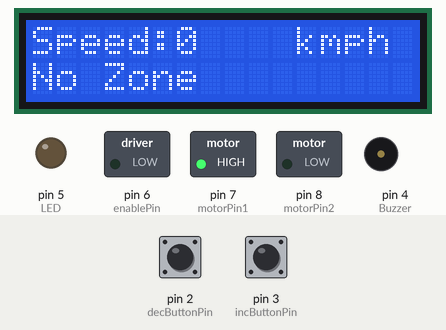
This sketch was run on a simulated Arduino Nano, built with avr-gcc and run on an emulated ATmega328P. On the bench: 16×2 character LCD, switched loads named in the sketch (green lamp = pin HIGH), output pins drawn as LEDs (lit = HIGH), buzzer (waves = sounding, pin HIGH). The test bench sets the inputs (shaded band); at power-on: pin 3 (incButtonPin) HIGH, pin 2 (decButtonPin) HIGH. No radio packets arrive unless stated.

Above: at 1.2 s.
1.3 s: pin 3 (incButtonPin) pulled LOW for 1 s
At 3.2 s:
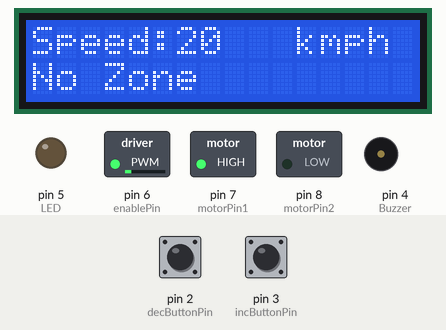
3.8 s: pin 3 (incButtonPin) pulled LOW for 3.2 s
At 8.0 s:
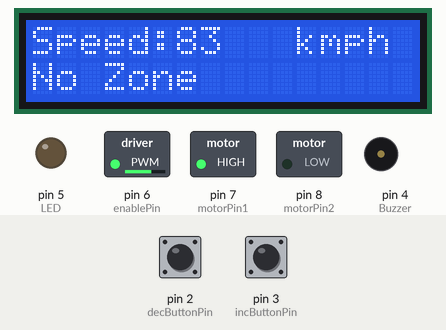
8.5 s: pin 3 (incButtonPin) pulled LOW for 1 s
At 9.9 s:
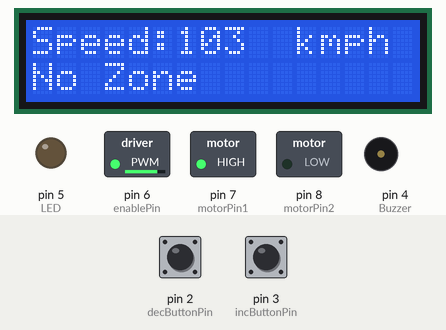
11.0 s: pin 2 (decButtonPin) pulled LOW for 0.15 s
At 12.2 s:
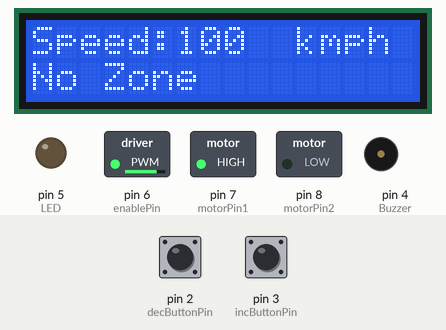
12.6 s: pin 2 (decButtonPin) pulled LOW for 1 s
At 14.1 s:
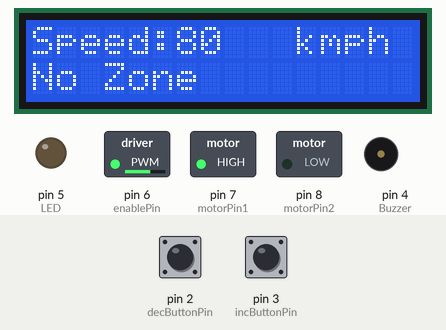
Timing chart, 0 to 15.6 s (numbered marks = the images above; inputs shaded):
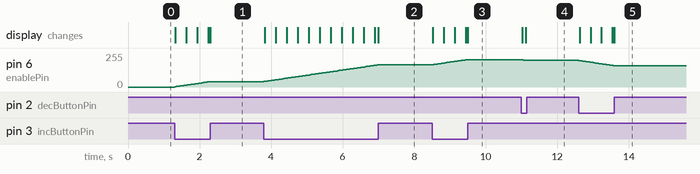

The sketch:

zone_receiver.ino
```cpp
//Library
#include <Wire.h>
#include <LiquidCrystal_I2C.h>
#include "nRF24L01.h"
#include "RF24.h"
#include "SPI.h"
#define Buzzer 4
#define LED 5

LiquidCrystal_I2C lcd(0x27, 16, 2);

// Pin assignments
const int motorPin1 = 7; // IN1
const int motorPin2 = 8; // IN2
const int enablePin = 6; // ENA (PWM)
const int incButtonPin = 3; // Increase speed button
const int decButtonPin = 2; // Decrease speed button

// Motor speed variables
int motorSpeed = 0;  // Initial speed (0 to 255)
int prevMotorSpeed = -1; // To track changes in speed
int zone = 0; // Current zone status (0 = No zone, 1 = School zone)
int prevZone = -1;  // To track changes in zone
const int speedIncrement = 2;  // Speed step increment
const int speedLimit = 60;    // Speed limit when in the school zone

int ReceivedMessage[1] = {0}; // Used to store value received by the NRF24L01
int lastReceivedMessage = -1;  // To track the last received message state
RF24 radio(9, 10); // NRF24L01 SPI pins. Pin 9 and 10 on the Nano
const uint64_t pipe = 0xE6E6E6E6E6E6; // Needs to be the same for communicating between 2 NRF24L01

// For debouncing the buttons
unsigned long lastDebounceTime = 0;
const unsigned long debounceDelay = 50;  // 50ms debounce time

// Timing for gradual speed reduction
unsigned long lastSpeedAdjustmentTime = 0;
const unsigned long speedAdjustmentDelay = 100;  // Adjust speed every 100ms

// Buzzer control variables
bool buzzerTriggered = false;  // To track if the buzzer has been triggered
unsigned long buzzerStartTime = 0;
const unsigned long buzzerDuration = 500;  // Buzzer beep duration (500ms)

// Timing for zone timeout
unsigned long lastMessageTime = 0;  // To track the last received message time
const unsigned long zoneTimeout = 3000; // 3 seconds timeout for zone

// Timing for speed adjustment delay
unsigned long zoneEntryTime = 0;   // To track when we entered the zone
bool canAdjustSpeed = false;        // Flag to indicate if we can start adjusting speed

void setup()
{
  // Initialize the LCD
  lcd.init();
  lcd.backlight();

  // Set motor control pins as output
  pinMode(motorPin1, OUTPUT);
  pinMode(motorPin2, OUTPUT);
  pinMode(enablePin, OUTPUT);

  // Set button pins as input with pull-up resistors
  pinMode(incButtonPin, INPUT_PULLUP);
  pinMode(decButtonPin, INPUT_PULLUP);

  // Set motor direction (forward)
  digitalWrite(motorPin1, HIGH);
  digitalWrite(motorPin2, LOW);

  // Display initial speed on the LCD
  updateLCD();

  // NRF24L01 receiver setup
  radio.begin(); // Start the NRF24L01
  radio.openReadingPipe(1, pipe); // Get NRF24L01 ready to receive
  radio.startListening(); // Listen to see if information received
  pinMode(Buzzer, OUTPUT);
  pinMode(LED, OUTPUT);
}

void loop()
{
  // Button debouncing and handling
  if (digitalRead(incButtonPin) == LOW && (millis() - lastDebounceTime) > debounceDelay)
  {
    lastDebounceTime = millis();  // Reset debounce timer
    increaseSpeed();  // Increase motor speed, but only if not limited by the zone
  }

  if (digitalRead(decButtonPin) == LOW && (millis() - lastDebounceTime) > debounceDelay)
  {
    lastDebounceTime = millis();  // Reset debounce timer
    decreaseSpeed();  // Decrease motor speed
  }

  // Set the motor speed using PWM
  analogWrite(enablePin, motorSpeed);

  // NRF24L01 radio receiver logic
  if (radio.available())
  {
    radio.read(ReceivedMessage, 1);  // Read information from the NRF24L01

    if (ReceivedMessage[0] == 111 && lastReceivedMessage != 111)
    {
      // Only trigger if the message is received for the first time (state change)
      digitalWrite(Buzzer, HIGH);   // Turn on the buzzer
      digitalWrite(LED, HIGH);      // Turn on the LED
      buzzerTriggered = true;       // Mark buzzer as triggered
      buzzerStartTime = millis();   // Record the time when the buzzer was triggered
      zone = 1; // School zone
      lastReceivedMessage = 111;    // Update the last received message
      lastMessageTime = millis();    // Reset the last message time
      zoneEntryTime = millis();      // Record the time when entering the zone
      canAdjustSpeed = false;        // Reset the adjustment flag
    }
    else if (ReceivedMessage[0] != 111 && lastReceivedMessage == 111)
    {
      // Turn off the buzzer and LED if the message changes
      digitalWrite(LED, LOW);       // Turn off the LED
      zone = 0; // No zone
      lastReceivedMessage = ReceivedMessage[0];  // Update the last received message
      canAdjustSpeed = false;        // Reset the adjustment flag when leaving the zone
    }

    // Update the last message time if a valid message was received
    lastMessageTime = millis();
  }
  else
  {
    // If no message is received, check for timeout
    if (millis() - lastMessageTime >= zoneTimeout && zone == 1)
    {
      // If in the school zone and timeout has occurred, turn off the zone
      zone = 0; // No zone
      digitalWrite(LED, LOW);  // Turn off LED
      lastReceivedMessage = -1; // Reset last received message
      canAdjustSpeed = false;    // Reset the adjustment flag
    }
  }

  // Check if we can start adjusting speed
  if (zone == 1)
  {
    // Check if 2 seconds have passed since entering the zone
    if (millis() - zoneEntryTime >= 5000)
    {
      canAdjustSpeed = true; // Allow speed adjustment
    }
  }

  // Gradually decrease speed to 100 if it's higher and allowed
  if (canAdjustSpeed && motorSpeed > speedLimit && (millis() - lastSpeedAdjustmentTime) > speedAdjustmentDelay)
  {
    motorSpeed -= speedIncrement;  // Reduce speed gradually
    if (motorSpeed < speedLimit)
    {
      motorSpeed = speedLimit;  // Ensure it doesn't go below the limit
    }
    lastSpeedAdjustmentTime = millis();  // Reset timing for next adjustment
  }

  // Check if buzzer needs to be turned off after the duration
  if (buzzerTriggered && (millis() - buzzerStartTime) >= buzzerDuration)
  {
    digitalWrite(Buzzer, LOW);     // Turn off the buzzer
    buzzerTriggered = false;       // Reset the trigger
  }

  // Only update the LCD if there is a change in motorSpeed or zone
  if (motorSpeed != prevMotorSpeed || zone != prevZone)
  {
    updateLCD();
    prevMotorSpeed = motorSpeed; // Update the previous motor speed
    prevZone = zone;             // Update the previous zone
  }
}

// Function to increase motor speed
void increaseSpeed()
{
  // Allow increasing speed up to 100 km/h in the school zone
  if (zone == 1 && motorSpeed >= speedLimit)
  {
    return; // Prevent speed increase if it's already 100 or more in the school zone
  }

  if (motorSpeed < 254)
  {
    motorSpeed += speedIncrement;
  }
}

// Function to decrease motor speed
void decreaseSpeed()
{
  if (motorSpeed > 0)
  {
    motorSpeed -= speedIncrement;
  }
}

// Function to update the LCD with the current speed and zone status
void updateLCD()
{
  lcd.clear(); // Clear only once when updating
  lcd.setCursor(0, 0);
  lcd.print("Speed:");
  lcd.setCursor(6, 0);
  lcd.print(motorSpeed/2);
  lcd.setCursor(11, 0);
  lcd.print("kmph");
  lcd.setCursor(0, 1);
  if (zone == 1)
  {
    lcd.print("School Zone ");
  }
  else
  {
    lcd.print("No Zone");
  }
}
```

Measured:
- after the input at 1.3 s, pin 6 (enablePin): moves from 0/255 to 40/255 over 0.97 s, starting at once; the display: first changes at once (image 1 shows a later state)
- after the input at 3.8 s, pin 6 (enablePin): moves from 40/255 to 166/255 over 3.2 s, starting at once; the display: first changes at once (image 2 shows a later state)
- after the input at 8.5 s, pin 6 (enablePin): moves from 166/255 to 206/255 over 0.97 s, starting at once; the display: first changes at once (image 3 shows a later state)
- after the input at 11.0 s, pin 6 (enablePin): 206/255 → 200/255 at once; the display: first changes at once (image 4 shows a later state)
- after the input at 12.6 s, pin 6 (enablePin): moves from 200/255 to 160/255 over 0.97 s, starting at once; the display: first changes at once (image 5 shows a later state)
